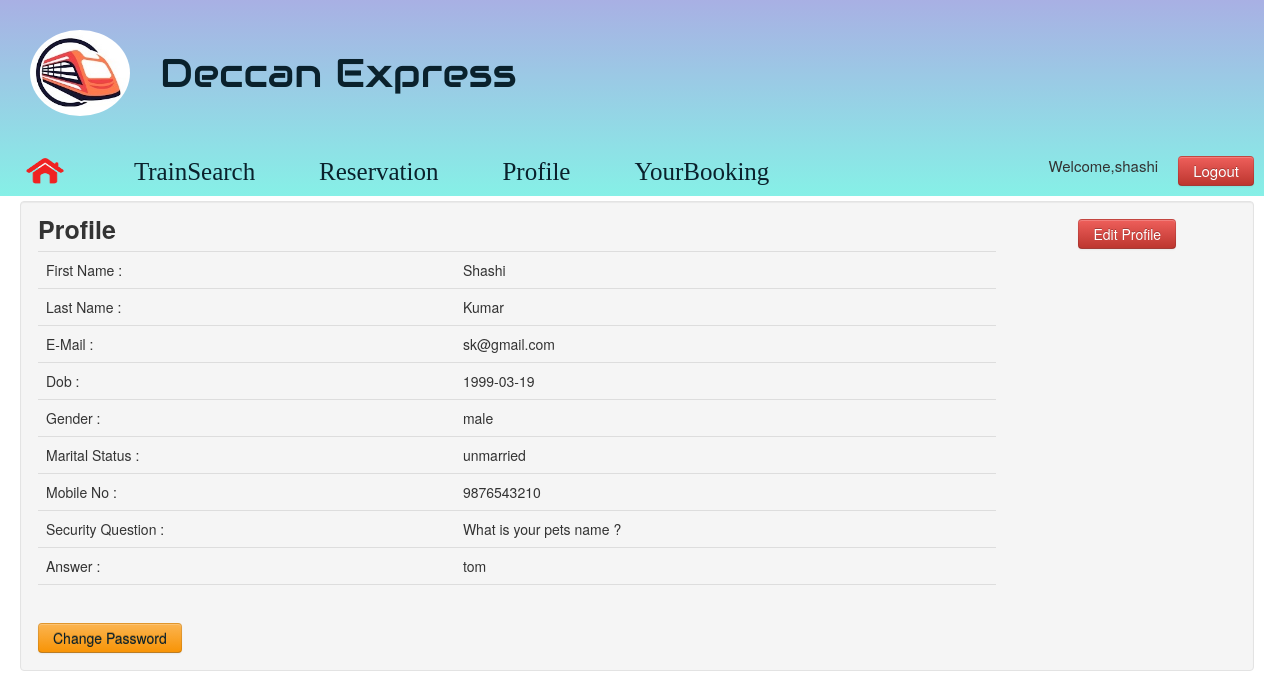
The app's page /profile.php (signed in) with its own data.
### tables this page shows
CREATE TABLE `users` (
  `f_name` varchar(50) NOT NULL,
  `l_name` varchar(50) NOT NULL,
  `email` varchar(50) NOT NULL,
  `password` varchar(20) NOT NULL,
  `gender` varchar(10) NOT NULL,
  `marital` varchar(10) NOT NULL,
  `dob` varchar(20) NOT NULL,
  `mobile` bigint(10) NOT NULL,
  `ques` varchar(100) NOT NULL,
  `ans` varchar(100) NOT NULL
);

### profile.php (the view, shortened to what this page needs)
<?php
$tbl_name="users";
$name=$_SESSION['name'];
require('firstimport.php');
mysqli_select_db($conn,"$db_name") or die("cannot select db");
$result=mysqli_query($conn,"SELECT * FROM $tbl_name WHERE f_name='$name'");
$row=mysqli_fetch_array($result);
?>
<!DOCTYPE html>
<html>
<head>
	<link href="css/bootstrap.min.css" rel="stylesheet" ></link>
	<link href="css/bootstrap.css" rel="stylesheet" ></link>
	<link href="css/Default.css" rel="stylesheet" >	</link>
</head>
<body>
	<div class="wrap" style="background-image: linear-gradient(rgba(172,182,229,0.9), rgba(134,253,232,0.9));">
		<div class="header">
			<div style="float:left;width:100px;margin:30px 0px 0px 30px;">
				<img src="images/logo.jpg" style="border-radius: 50%;" />
			</div>
			<div>
			<div id="heading">
				<a href="index.php"><span style="font-family: 'Audiowide', cursive;margin:30px 0px 0px 30px;">Deccan Express</span></a>
			</div>
			</div>
		</div>
				<a class="brand" href="index.php" title="Home"><img src="images/home.png" style="width:50px;height:30px;margin:0px 40px 10px 20px;"/></a>
				<a class="brand" href="train.php" title="Find train" style="font-size:25px;font-family:  cursive;margin:0px 40px 10px 20px;"> TrainSearch</a>
				<a class="brand" href="reservation.php" title="Reservation"style="font-size:25px;font-family:  cursive;margin:0px 40px 10px 20px;">Reservation</a>
				<a class="brand" href="profile.php" title="Profile" style = "font-size:25px;font-family:  cursive;margin:0px 40px 10px 20px;"/>Profile</a>
				<a class="brand" href="display.php" title="Booking History" style = "font-size:25px;font-family:  cursive;margin:0px 40px 10px 20px;">YourBooking</a>
				<?php
			 if(isset($_SESSION['name']))
			 {
			 echo "<a href=\"logout.php\" class=\"btn btn-danger\" style=\"float:right;font-size:15px;margin:0px 10px 10px 10px;\">Logout</a><span style=\"float:right;font-size:15px;margin:0px 10px 10px 10px;\">"."Welcome,".$_SESSION['name']."</span>";
			} ?>
		<div class="span12 well pass1" style="margin-top: 5px;">
			<table style="width:100%;">
			<tr>
				<td><span style="font-weight:bold;font-size:25px;">Profile</span>
				<a id="editp1" style="float:right;margin-right:5%;"class="btn btn-danger"> Edit Profile</a></td>
			<tr>
				<td>
					<div class="span8" style="float:left;width:80%;">
					<table class="table">
					<tr><td >First Name : </td> <td style="text-transform:capitalize;"><?php echo $row['f_name']; ?></td></tr>
					<tr><td >Last Name : </td> <td style="text-transform:capitalize;"><?php echo $row['l_name']; ?></td></tr>
					<tr><td>E-Mail : </td> <td><?php echo $row['email'];?></td></tr>
					<tr><td>Dob : </td> <td><?php echo $row['dob']; ?></td></tr>
					<tr><td> Gender :</td> <td><?php echo $row['gender'];?></td></tr>
					<tr><td>Marital Status : </td> <td><?php echo $row['marital']; ?></td></tr>
					<tr><td>Mobile No : </td> <td><?php echo $row['mobile'];?></td></tr>
					<tr><td>Security Question : </td> <td><?php echo $row['ques']; ?></td></tr>
					<tr><td>Answer : </td> <td><?php echo $row['ans']; ?></td></tr>
					<tr><td></td> <td></td></tr>
					</table>
					</div>
				</td>
			</tr>
			<tr>
				<td>
				<div class="btn btn-warning"><span style="width:35%;"><a id="cpass">Change Password</a></span></div>
				</td>
			</tr>
		</table>
		</div>
	</div>
</body>
</html>

### css/Default.css (style rules this page uses)
.header { height: 156px; padding: 0 0 0 0; font-size: 14px; width:100%; }
.wrap { position:relative; width:100%; background-color: rgb(135, 121, 218); padding:0 0 0 0; }
#heading { font-size:30pt; font-family:verdana,helvetica,arial,sans-serif; color:#0d0744; padding-top:35pt; line-height:normal; }
.span12 { margin-right:20px; }

### records on screen
users: f_name "Shashi", l_name "Kumar", email "sk@gmail.com", dob "1999-03-19", gender "male", marital "unmarried", mobile "9876543210", ques "What is your pets name ?", ans "tom"

### other values on screen
$_SESSION['name'] "shashi"
